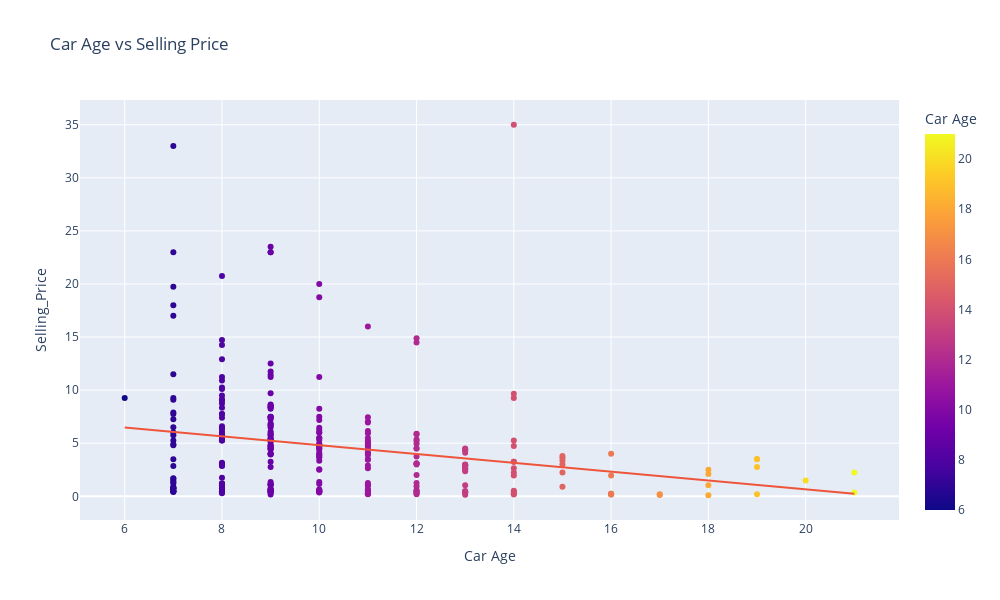

The cell this chart's notebook holds for it:
### Code cell
# Car Age vs Selling Price

fig = px.scatter(df, x='Car Age', y='Selling_Price',
                 trendline="ols", color='Car Age', color_discrete_map={2024: 'red', 2023: 'blue'}, title='Car Age vs Selling Price')
fig.update_layout(width=1000, height=600)
fig.show()

### Figure 1 — Plotly figure (JSON) as saved in the notebook; plotly's stock layout.template omitted (floating-point values rounded to 4 significant figures; data arrays with more than 128 entries replaced by an {"elided": "..."} marker saying what was removed)
{"data": [{"hovertemplate": "Car Age=%{marker.color}<br>Selling_Price=%{y}<extra></extra>", "legendgroup": "", "marker": {"color": {"elided": "301 int values"}, "coloraxis": "coloraxis", "symbol": "circle"}, "mode": "markers", "name": "", "orientation": "v", "showlegend": false, "type": "scatter", "x": {"elided": "301 int values"}, "xaxis": "x", "y": {"elided": "301 float values"}, "yaxis": "y"}, {"hovertemplate": "<b>OLS trendline</b><br>Selling_Price = -0.415092 * Car Age + 8.96667<br>R<sup>2</sup>=0.055763<br><br>Car Age=%{x}<br>Selling_Price=%{y} <b>(trend)</b><extra></extra>", "legendgroup": "", "marker": {"symbol": "circle"}, "mode": "lines", "name": "", "showlegend": false, "type": "scatter", "x": {"elided": "301 int values"}, "xaxis": "x", "y": {"elided": "301 float values"}, "yaxis": "y"}], "layout": {"coloraxis": {"colorbar": {"title": {"text": "Car Age"}}, "colorscale": [[0, "#0d0887"], [0.1111, "#46039f"], [0.2222, "#7201a8"], [0.3333, "#9c179e"], [0.4444, "#bd3786"], [0.5556, "#d8576b"], [0.6667, "#ed7953"], [0.7778, "#fb9f3a"], [0.8889, "#fdca26"], [1, "#f0f921"]]}, "height": 600, "legend": {"tracegroupgap": 0}, "title": {"text": "Car Age vs Selling Price"}, "width": 1000, "xaxis": {"anchor": "y", "domain": [0, 1], "title": {"text": "Car Age"}}, "yaxis": {"anchor": "x", "domain": [0, 1], "title": {"text": "Selling_Price"}}}}
